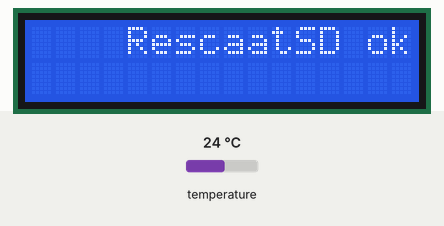
The sketch below on a simulated Arduino Mega 2560, built with avr-gcc and run on an emulated ATmega2560. Parts: 16×2 character LCD. Inputs (shaded band) come from the test bench; at power-on: temperature 24 °C. Storage starts empty; what the sketch prints to the serial monitor is not drawn.

Above: at 2.2 s.
At 3.3 s:
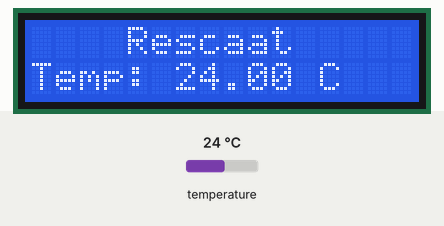
3.4 s: temperature set to 12 °C
At 6.5 s:
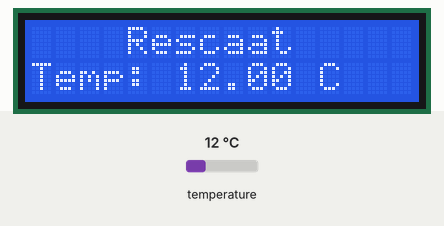
7.1 s: temperature set to 19 °C
At 9.1 s:
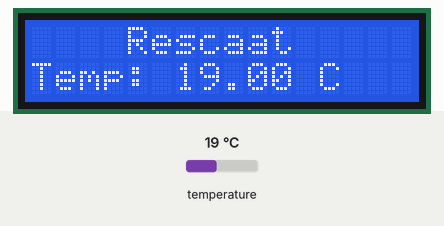
10.8 s: temperature set to 28 °C
At 11.8 s:
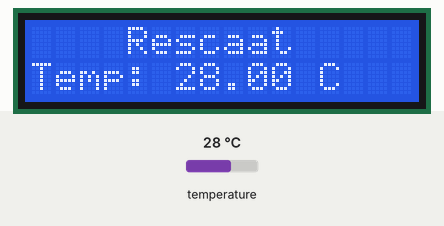
Timing chart, 0 to 13.8 s (numbered marks = the images above; inputs shaded):
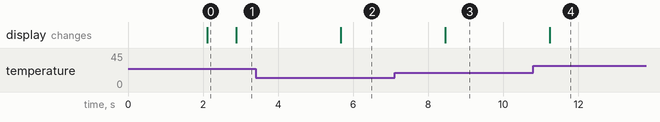

Measured:
- after the input at 3.4 s, the display: changes after 2.3 s (image 2)
- after the input at 7.1 s, the display: changes after 1.4 s (image 3)
- after the input at 10.8 s, the display: changes after 0.43 s (image 4)
- what the display in image 0 shows lasts 0.8 s, from 2.1 s to 2.9 s

The sketch:

SD.ino
```cpp
#include <OneWire.h>
#include <DallasTemperature.h>
#include <LiquidCrystal.h>
#include <SPI.h>
#include <SD.h>

// Pino de dados do sensor DS18B20
#define ONE_WIRE_BUS 9

// Inicializa a comunicação com o sensor DS18B20
OneWire oneWire(ONE_WIRE_BUS);
DallasTemperature sensors(&oneWire);

// Configuração do LCD
const int rs = 12, en = 11, d4 = 5, d5 = 4, d6 = 3, d7 = 2;
LiquidCrystal lcd(rs, en, d4, d5, d6, d7);

// Pino do cartão SD
#define CS_PIN 53 // Para o Arduino Mega 2560, geralmente é o pino 53

void setup() {
  Serial.begin(9600);
  lcd.begin(16, 2);

  lcd.print("Inicializando...");
  delay(2000);
  lcd.clear();
  lcd.print("    Rescaat");

  sensors.begin();

  Serial.print("Inicializando o cartão SD...");
  if (!SD.begin(CS_PIN)) {
    Serial.println("Falha, verifique se o cartão está presente.");
    lcd.print("SD falhou!");
    return;
  } else{
  Serial.println("Cartão inicializado.");
  lcd.print("SD ok.");
  }
}

void loop() {
  sensors.requestTemperatures();
  float temperatura = sensors.getTempCByIndex(0);

  Serial.print("Temperatura: ");
  Serial.println(temperatura);

  lcd.clear();
  lcd.setCursor(0, 1);
  lcd.print("Temp: ");
  lcd.print(temperatura);
  lcd.print(" C");
  lcd.setCursor(0, 0);
  lcd.print("    Rescaat");

  File dataFile = SD.open("LOG.txt", FILE_WRITE);
  if (dataFile) {
    dataFile.print("Temperatura: ");
    dataFile.println(temperatura);
    dataFile.close();
    Serial.println("O arquivo foi aberto com sucesso.");
  } else {
    Serial.println("Falha ao abrir o arquivo LOG.txt");
    lcd.setCursor(0, 1);
    lcd.print("Falha arquivo!");
  }

  delay(2000); // Aguarda 2 segundos antes da próxima leitura
}
```
